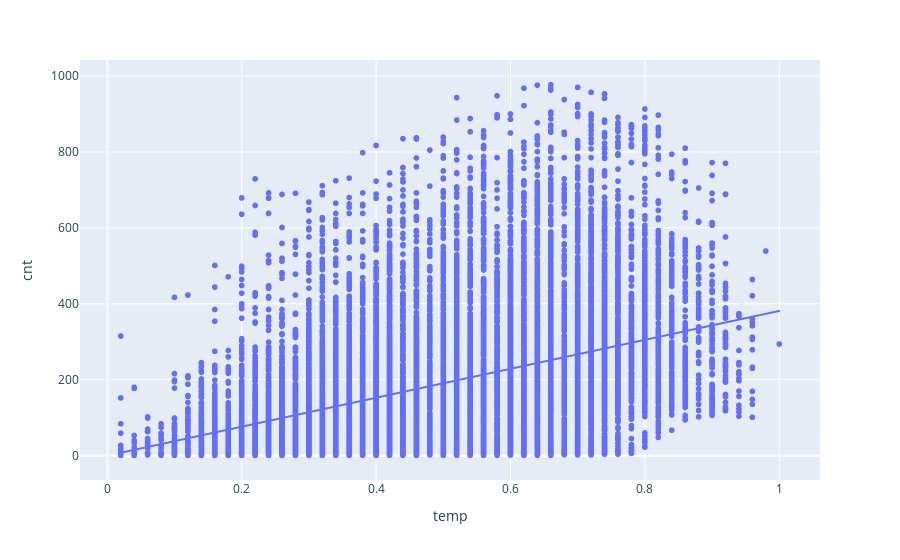

Notebook code cell kept with this figure:
### Code cell
# temperature vs rentals
fig = px.scatter(data, x='temp', y='cnt', trendline='ols')
fig.show()

### Figure 1 — Plotly figure (JSON) as saved in the notebook; plotly's stock layout.template omitted (floating-point values rounded to 4 significant figures; data arrays with more than 128 entries replaced by an {"elided": "..."} marker saying what was removed)
{"data": [{"hovertemplate": "temp=%{x}<br>cnt=%{y}<extra></extra>", "legendgroup": "", "marker": {"color": "#636efa", "symbol": "circle"}, "mode": "markers", "name": "", "showlegend": false, "type": "scattergl", "x": {"elided": "17379 float values"}, "xaxis": "x", "y": {"elided": "17379 int values"}, "yaxis": "y"}, {"hovertemplate": "<b>OLS trendline</b><br>cnt = 381.295 * temp + -0.0355961<br>R<sup>2</sup>=0.163841<br><br>temp=%{x}<br>cnt=%{y} <b>(trend)</b><extra></extra>", "legendgroup": "", "marker": {"color": "#636efa", "symbol": "circle"}, "mode": "lines", "name": "", "showlegend": false, "type": "scattergl", "x": {"elided": "17379 float values"}, "xaxis": "x", "y": {"elided": "17379 float values"}, "yaxis": "y"}], "layout": {"legend": {"tracegroupgap": 0}, "margin": {"t": 60}, "xaxis": {"anchor": "y", "domain": [0, 1], "title": {"text": "temp"}}, "yaxis": {"anchor": "x", "domain": [0, 1], "title": {"text": "cnt"}}}}
